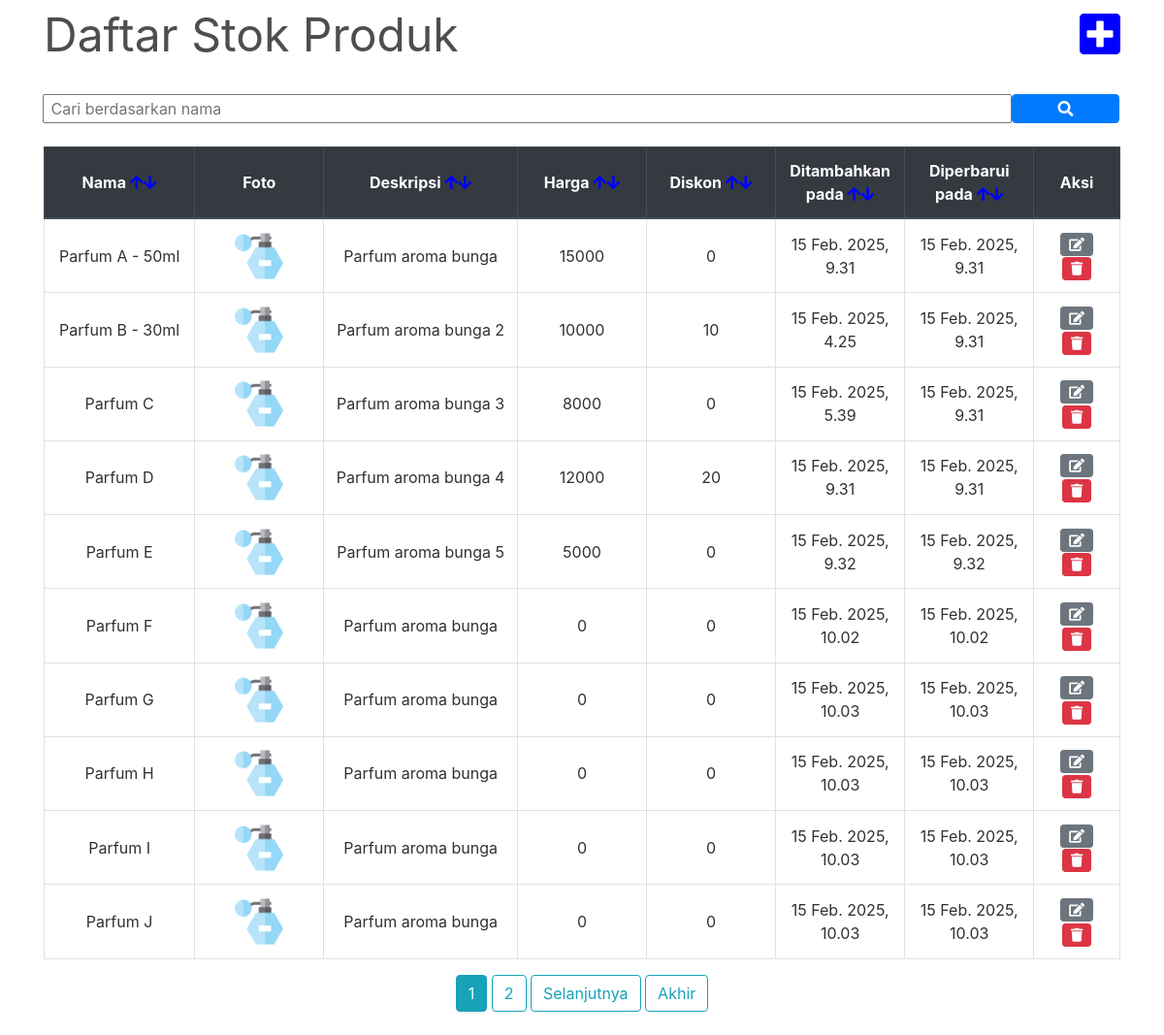
/stock/, run on the app's committed database.
### adminpage/models.py (models this page shows, shortened)
class Stock(models.Model):
    id = models.AutoField(primary_key=True)
    name = models.CharField(max_length=90)
    photo = models.ImageField(upload_to='stock_images', default='stock_images/default.png', null=True, blank=True)
    description = models.CharField(max_length=360)
    price = models.IntegerField(default=0)
    discount = models.IntegerField(default=0)
    is_deleted = models.BooleanField(default=False)
    created_at = models.DateTimeField(auto_now_add=True)
    updated_at = models.DateTimeField(auto_now=True)
    class Meta:
        ordering = [Lower("name")]

### adminpage/views.py (the view)
# urls.py: path('', views.StockListView.as_view(), name='stock'),
class StockListView(FilterView):
    def get(self, request):
        order_by = request.GET.get('order_by')
        direction = request.GET.get('direction')
        search = request.GET.get('search')
        if order_by:
            ordering = order_by
        else:
            ordering = "name"
        if direction == 'desc':
            ordering = '-{}'.format(ordering)
        if search:
            queryset = Stock.objects.filter(name__icontains=search).order_by(ordering)
        else:
            queryset = Stock.objects.all().order_by(ordering)
        paginator = Paginator(queryset, 10)
        page = request.GET.get('page')
        try:
            all_stock = paginator.page(page)
        except PageNotAnInteger:
            all_stock = paginator.page(1)
        except EmptyPage:
            all_stock = paginator.page(paginator.num_pages)
        return render(request, 'stock.html',{'all_stock': all_stock, 'order_by': order_by, 'direction': direction, 'search': search})

### adminpage/templates/stock.html (shortened to what this page needs)
{% extends "stock_base.html" %}
{% load widget_tweaks %}
{% block content %}
    <div class="row" style="color: #4e4e4e; font-style: bold; font-size: 3rem; ">
        <div class="col-md-8">Daftar Stok Produk</div>
		<div class="col-md-4">
            <div style="float:right;"> <a class="fa fa-plus-square" style="color:blue;" href="{% url 'new-stock' %}"></a> </div>
        </div>
    </div>
    <div style="border-bottom: 1px solid white;"></div>
    <br>
    <table class="table table-css table-bordered table-hover">
        <form method="get">
            <div class="input-group search">
				<form action="">
					<input type="text" class="input-group-append" style="width:90%" name="search" placeholder=" Cari berdasarkan nama" value="{{request.GET.search}}">
					<button type="submit" class="btn btn-primary fa fa-search" style="width:10%"></button>
				</form>
            </div>
        </form>
        <br>
        <thead class="thead-dark align-middle">
            <tr>
                <th style="vertical-align:middle" width="14%">Nama <a href="?search={{ search|default_if_none:'' }}&order_by=name&direction=asc" class="fa fa-arrow-up" style="color:blue;"></a><a href="?search={{ search|default_if_none:'' }}&order_by=name&direction=desc" class="fa fa-arrow-down" style="color:blue;"></a></th>
				<th style="vertical-align:middle" width="12%">Foto </th>
                <th style="vertical-align:middle" width="18%">Deskripsi <a href="?search={{ search|default_if_none:'' }}&order_by=description&direction=asc" class="fa fa-arrow-up" style="color:blue;"></a><a href="?search={{ search|default_if_none:'' }}&order_by=description&direction=desc" class="fa fa-arrow-down" style="color:blue;"></a></th>
				<th style="vertical-align:middle" width="12%">Harga <a href="?search={{ search|default_if_none:'' }}&order_by=price&direction=asc" class="fa fa-arrow-up" style="color:blue;"></a><a href="?search={{ search|default_if_none:'' }}&order_by=price&direction=desc" class="fa fa-arrow-down" style="color:blue;"></a></th>
				<th style="vertical-align:middle" width="12%">Diskon <a href="?search={{ search|default_if_none:'' }}&order_by=discount&direction=asc" class="fa fa-arrow-up" style="color:blue;"></a><a href="?search={{ search|default_if_none:'' }}&order_by=discount&direction=desc" class="fa fa-arrow-down" style="color:blue;"></a></th>
				<th style="vertical-align:middle" width="12%">Ditambahkan pada <a href="?search={{ search|default_if_none:'' }}&order_by=created_at&direction=asc" class="fa fa-arrow-up" style="color:blue;"></a><a href="?search={{ search|default_if_none:'' }}&order_by=created_at&direction=desc" class="fa fa-arrow-down" style="color:blue;"></a></th>
				<th style="vertical-align:middle" width="12%">Diperbarui pada <a href="?search={{ search|default_if_none:'' }}&order_by=updated_at&direction=asc" class="fa fa-arrow-up" style="color:blue;"></a><a href="?search={{ search|default_if_none:'' }}&order_by=updated_at&direction=desc" class="fa fa-arrow-down" style="color:blue;"></a></th>
                <th style="vertical-align:middle" width="8%">Aksi</th>
            </tr>
        </thead>
{% if all_stock %}
        <tbody>
            {% for stock in all_stock %}
                <tr>
                    <td class="align-middle">
                        {{ stock.name }}
                    </td>
					<td class="align-middle">
                        <img src="{{ stock.photo.url }}" alt="{{ stock.name }}" style="max-height: 50px; max-width: 50px">
                    </td>
					<td class="align-middle">
                        {{ stock.description }}
                    </td>
					<td class="align-middle">{{ stock.price }}</td>
					<td class="align-middle">{{ stock.discount }}</td>
                    <td class="align-middle">{{ stock.created_at }}</td>
					<td class="align-middle">{{ stock.updated_at }}</td>
                    <td class="align-middle">
                        <a href="{% url 'edit-stock' stock.pk %}" class="btn btn-secondary btn-sm fa fa-edit"></a>
                        <a href="{% url 'delete-stock' stock.pk %}" class="btn btn-danger btn-sm fa fa-trash"></a>
                    </td>
                </tr>
            {% endfor %}
        </tbody>
    </table>
    <div class="align-middle">
            {% for num in all_stock.paginator.page_range %}
                {% if all_stock.number == num %}
                    <a class="btn btn-info mb-4" href="?search={{ search|default_if_none:'' }}&order_by={{ order_by|default_if_none:'' }}&direction={{ direction }}&page={{ num }}">{{ num }}</a>
                {% elif num > all_stock.number|add:'-3' and num < all_stock.number|add:'3' %}
                    <a class="btn btn-outline-info mb-4" href="?search={{ search|default_if_none:'' }}&order_by={{ order_by|default_if_none:'' }}&direction={{ direction }}&page={{ num }}">{{ num }}</a>
                {% endif %}
            {% endfor %}
            {% if all_stock.has_next %}
                <a class="btn btn-outline-info mb-4" href="?search={{ search|default_if_none:'' }}&order_by={{ order_by|default_if_none:'' }}&direction={{ direction }}&page={{ all_stock.next_page_number }}">Selanjutnya</a>
                <a class="btn btn-outline-info mb-4" href="?search={{ search|default_if_none:'' }}&order_by={{ order_by|default_if_none:'' }}&direction={{ direction }}&page={{ all_stock.paginator.num_pages }}">Akhir</a>
            {% endif %}
    </div>
{% else %}
        <tbody></tbody>
    </table>
    <br><br><br><br><br><br><br><br>
    <div style="color: #575757; font-style: bold; font-size: 1.5rem; text-align: center;">Daftar stok produk masih kosong. Silahkan menambahkan stok produk baru.</div>
{% endif %}
{% endblock content %}

### static/css/main.css (style rules this page uses)
body, html { height: 100%; }
a { color: #55b159; }
.table-css { color: #313131; }
.align-middle { text-align: center; }

### data on the page
Stock: name "Parfum A - 50ml", photo (placeholder picture), description "Parfum aroma bunga", price "15000", discount "0", created_at "15 Feb. 2025, 9.31", updated_at "15 Feb. 2025, 9.31"
Stock: name "Parfum B - 30ml", photo (picture), description "Parfum aroma bunga 2", price "10000", discount "10", created_at "15 Feb. 2025, 4.25", updated_at "15 Feb. 2025, 9.31"
Stock: name "Parfum C", photo (placeholder picture), description "Parfum aroma bunga 3", price "8000", discount "0", created_at "15 Feb. 2025, 5.39", updated_at "15 Feb. 2025, 9.31"
Stock: name "Parfum D", photo (placeholder picture), description "Parfum aroma bunga 4", price "12000", discount "20", created_at "15 Feb. 2025, 9.31", updated_at "15 Feb. 2025, 9.31"
Stock: name "Parfum E", photo (placeholder picture), description "Parfum aroma bunga 5", price "5000", discount "0", created_at "15 Feb. 2025, 9.32", updated_at "15 Feb. 2025, 9.32"
Stock: name "Parfum F", photo (placeholder picture), description "Parfum aroma bunga", price "0", discount "0", created_at "15 Feb. 2025, 10.02", updated_at "15 Feb. 2025, 10.02"
Stock: name "Parfum G", photo (placeholder picture), description "Parfum aroma bunga", price "0", discount "0", created_at "15 Feb. 2025, 10.03", updated_at "15 Feb. 2025, 10.03"
Stock: name "Parfum H", photo (placeholder picture), description "Parfum aroma bunga", price "0", discount "0", created_at "15 Feb. 2025, 10.03", updated_at "15 Feb. 2025, 10.03"
Stock: name "Parfum I", photo (placeholder picture), description "Parfum aroma bunga", price "0", discount "0", created_at "15 Feb. 2025, 10.03", updated_at "15 Feb. 2025, 10.03"
Stock: name "Parfum J", photo (placeholder picture), description "Parfum aroma bunga", price "0", discount "0", created_at "15 Feb. 2025, 10.03", updated_at "15 Feb. 2025, 10.03"

### other printed values
{{ num }} "1"
{{ num }} "2"
